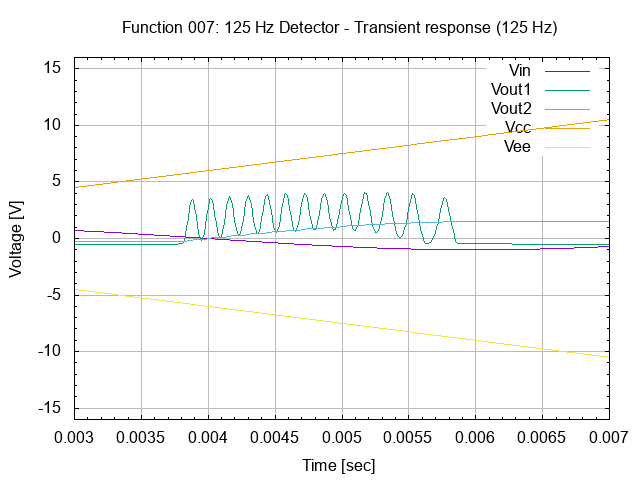

Here is the gnuplot script that generated this plot:
# setup terminal
set term png

# setup graph
set output "26.007.00.01.01.04.png"
set title "Function 007: 125 Hz Detector - Transient response (125 Hz)"

# setup Y-axis
set yrange [-16:16]
set grid ytics lt 1 lw 1 lc rgb "#bbbbbb"
set mytics
set ylabel "Voltage [V]"

# setup X-axis
set grid xtics lt 1 lw 1 lc rgb "#bbbbbb"
set mxtics
set xrange [0.003:0.007]
set xlabel "Time [sec]"

# setup plot style
set style data lines
plot '26.007.00.01.01.dat' using 1:2 title "Vin", \
     '26.007.00.01.01.dat' using 1:3 title "Vout1", \
     '26.007.00.01.01.dat' using 1:4 title "Vout2", \
     '26.007.00.01.01.dat' using 1:5 title "Vcc", \
     '26.007.00.01.01.dat' using 1:6 title "Vee"

# set output back to default
set output

# reset terminal type
set terminal pop
